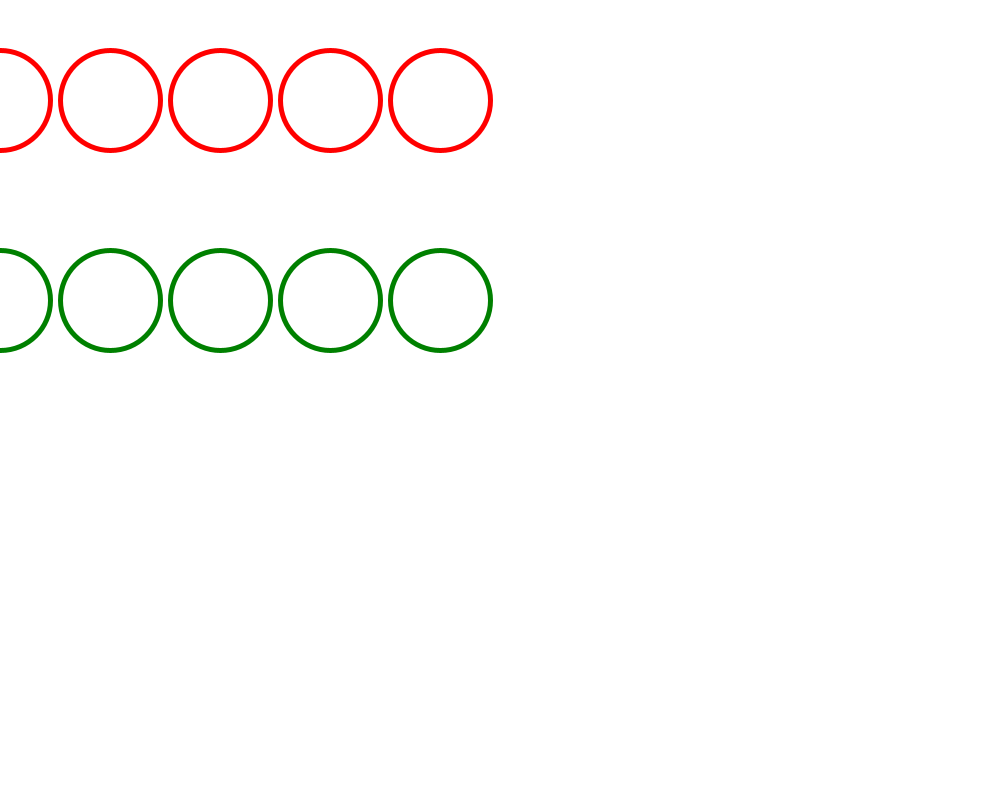
Frame 1 (no input)
Frame 60 (the mouse pressed at the canvas centre just before this capture): identical to frame 1, image omitted
Frame 120 (the mouse held since frame 60 and released just before this capture): identical to frame 1, image omitted

The Processing sketch that drew this single still picture (run headless with seeded random() and noise(); from frame 60 on, the mouse is pressed at the canvas centre):

// Processing sketch: game6_B
// ── game6_B.pde
PVector [] pos = new PVector[5];
ArrayList<PVector> po = new ArrayList<PVector>();

void setup() {
  size(1000, 800);
  for (int i=0; i < 5; i++) {
    //↓ Second new with add
    pos[i] = new PVector(i*110, 300);
    po.add(new PVector(i*110, 100));
    //↑★0: addの仕方について
  }
  noFill();
  strokeWeight(5);
}
void draw() {
  background(255);

  //↓ Static array (green)
  stroke(0,128,0);
  //↓★1: .length of static array
  for (int i=0; i < pos.length; i++) {
    ellipse(pos[i].x, pos[i].y, 100, 100);
  }

  //Dynamic array (red)
  stroke(255,0,0);
  //↓★2: .size()
  for (int i=0; i < po.size(); i++) {
    //↓★3: .get()
    PVector pv = po.get(i);
    //↓★4: use member variables
    ellipse(pv.x, pv.y, 100, 100);

    //↓★5: You can do this instead of 3&4. I recommend 3&4. 
    //ellipse(po.get(i).x, po.get(i).y, 130, 130);
  } 
}

void mouseClicked() {

  float range = 30;

  if (po.size()>0) {
    for(int i = 0; i < po.size(); i++)
    {
       if(mouseX - range < po.get(i).x 
       && po.get(i).x < mouseX + range 
       && mouseY - range < po.get(i).y 
       && po.get(i).y < mouseY + range)
       {
         po.remove(i);
       }
    }
  }
  print(po.size()+", "  );//★See the console
}
